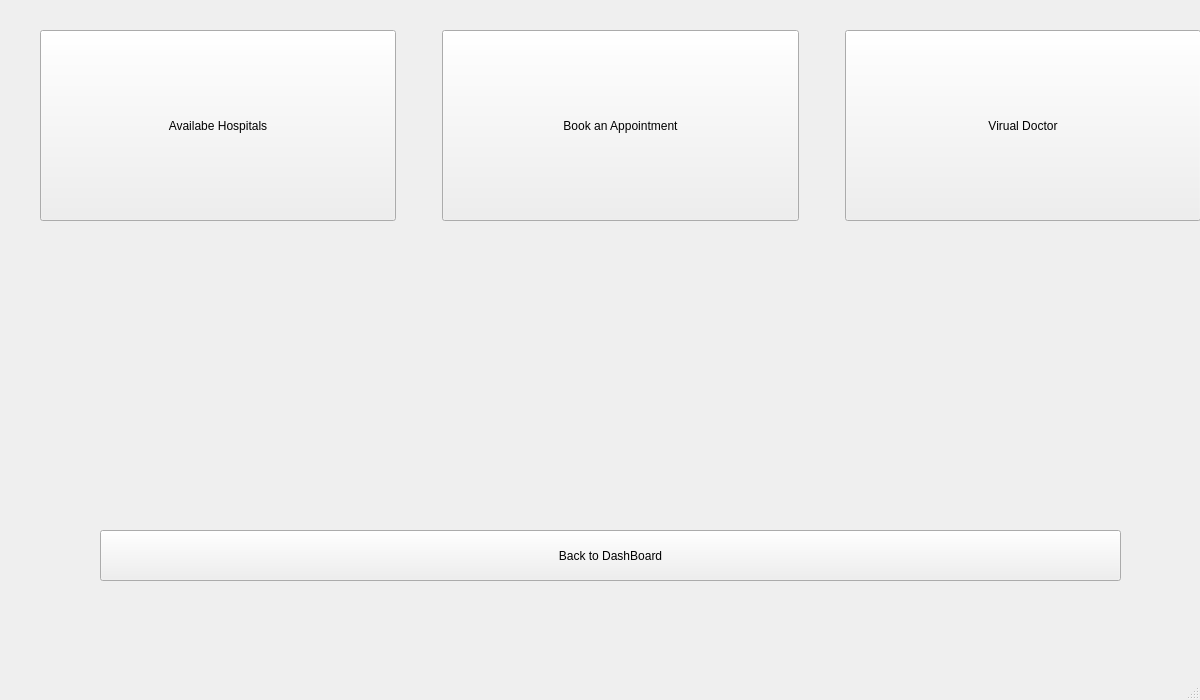
<?xml version="1.0" encoding="UTF-8"?>
<ui version="4.0">
 <class>HospDash</class>
 <widget class="QMainWindow" name="HospDash">
  <property name="geometry">
   <rect>
    <x>0</x>
    <y>0</y>
    <width>1200</width>
    <height>700</height>
   </rect>
  </property>
  <property name="windowTitle">
   <string>MainWindow</string>
  </property>
  <widget class="QWidget" name="centralwidget">
   <widget class="QWidget" name="verticalLayoutWidget">
    <property name="geometry">
     <rect>
      <x>100</x>
      <y>530</y>
      <width>1021</width>
      <height>51</height>
     </rect>
    </property>
    <layout class="QVBoxLayout" name="verticalLayout">
     <item>
      <widget class="QPushButton" name="pushDashboard">
       <property name="sizePolicy">
        <sizepolicy hsizetype="Minimum" vsizetype="Preferred">
         <horstretch>0</horstretch>
         <verstretch>0</verstretch>
        </sizepolicy>
       </property>
       <property name="text">
        <string>Back to DashBoard</string>
       </property>
      </widget>
     </item>
    </layout>
   </widget>
   <widget class="QWidget" name="gridLayoutWidget">
    <property name="geometry">
     <rect>
      <x>40</x>
      <y>30</y>
      <width>1161</width>
      <height>191</height>
     </rect>
    </property>
    <layout class="QGridLayout" name="gridLayout">
     <item row="0" column="2">
      <widget class="QPushButton" name="pushAppointment">
       <property name="sizePolicy">
        <sizepolicy hsizetype="Minimum" vsizetype="Preferred">
         <horstretch>0</horstretch>
         <verstretch>0</verstretch>
        </sizepolicy>
       </property>
       <property name="text">
        <string>Book an Appointment</string>
       </property>
      </widget>
     </item>
     <item row="0" column="0">
      <widget class="QPushButton" name="pushHospitals">
       <property name="sizePolicy">
        <sizepolicy hsizetype="Minimum" vsizetype="Preferred">
         <horstretch>0</horstretch>
         <verstretch>0</verstretch>
        </sizepolicy>
       </property>
       <property name="text">
        <string>Availabe Hospitals</string>
       </property>
      </widget>
     </item>
     <item row="0" column="4">
      <widget class="QPushButton" name="pushVirtualdoctor">
       <property name="sizePolicy">
        <sizepolicy hsizetype="Minimum" vsizetype="Preferred">
         <horstretch>0</horstretch>
         <verstretch>0</verstretch>
        </sizepolicy>
       </property>
       <property name="text">
        <string>Virual Doctor</string>
       </property>
      </widget>
     </item>
     <item row="0" column="1">
      <spacer name="horizontalSpacer">
       <property name="orientation">
        <enum>Qt::Horizontal</enum>
       </property>
       <property name="sizeType">
        <enum>QSizePolicy::Minimum</enum>
       </property>
       <property name="sizeHint" stdset="0">
        <size>
         <width>40</width>
         <height>20</height>
        </size>
       </property>
      </spacer>
     </item>
     <item row="0" column="3">
      <spacer name="horizontalSpacer_2">
       <property name="orientation">
        <enum>Qt::Horizontal</enum>
       </property>
       <property name="sizeType">
        <enum>QSizePolicy::Minimum</enum>
       </property>
       <property name="sizeHint" stdset="0">
        <size>
         <width>40</width>
         <height>20</height>
        </size>
       </property>
      </spacer>
     </item>
    </layout>
   </widget>
  </widget>
  <widget class="QMenuBar" name="menubar">
   <property name="geometry">
    <rect>
     <x>0</x>
     <y>0</y>
     <width>1200</width>
     <height>17</height>
    </rect>
   </property>
  </widget>
  <widget class="QStatusBar" name="statusbar"/>
 </widget>
 <resources/>
 <connections/>
</ui>
